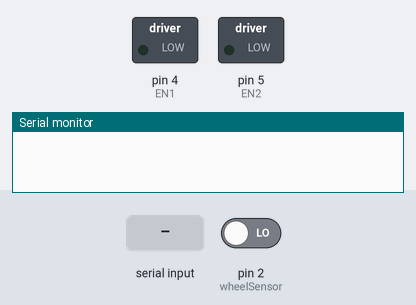
Simulated run of this sketch. Board: Arduino Mega 2560, built with avr-gcc and run on an emulated ATmega2560. On the bench: switched loads named in the sketch (green lamp = pin HIGH), the last lines printed to the serial monitor. The test bench sets the inputs (shaded band); at power-on: pin 2 (wheelSensor) LOW.

Above: at 1.2 s.
1.3 s: "f90\n" received over Serial
At 2.8 s:
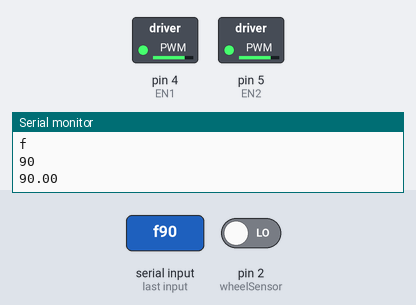
3.8 s: pin 2 (wheelSensor) driven HIGH
5.3 s: pin 2 (wheelSensor) driven LOW
Timing chart, 0 to 8.3 s (numbered marks = the images above; inputs shaded):
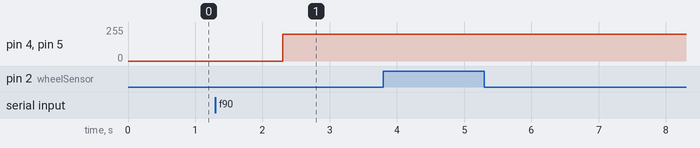

Measured:
- after the input at 1.3 s, pin 4 (EN1), pin 5 (EN2): 0/255 → 200/255 after 1.0 s

The sketch:

Accurate_Distance.ino
```cpp
#define IN1  22
#define IN2  23
#define IN3  24
#define IN4  25
#define EN1  4
#define EN2  5

#define wheelSensor 2
#define stepcount 28
const float wheel_Diameter = 64.5;

void setup() {
  Serial.begin(9600);
 }

char terminal_input[4];
char inChar;
byte index = 0;

void loop(){
     String str;
     while(Serial.available()){
      str = Serial.readString();
      Serial.println(str);
      char dir = str[0];
      String dis = str.substring(1,str.length());
      float distance = dis.toFloat();
      Serial.println(dir);
      Serial.println(dis);
      Serial.println(distance);

      if(dir == 'f'){
         forward_accurate_movement(CMtoSteps(distance));
        }else if( dir == 'b'){
          backward_accurate_movement(CMtoSteps(distance));
        }
     }
}

int CMtoSteps(float cm){
  int result;
  float circumference = (wheel_Diameter * 3.14) / 10;
  float cm_step = circumference / stepcount;
  float f_result = cm / cm_step;
  result = (int) f_result;
  return result;
}

volatile int slots_counts = 0;
boolean stateNew = LOW;
boolean stateOld = LOW;

void turn_left_90_degree(int pulses){
  slots_counts = 0;
  while(slots_counts < pulses ){
      turn_left(150);
      stateNew = digitalRead(wheelSensor);
      if (stateNew != stateOld){
        stateOld = stateNew;
        slots_counts ++;
        Serial.println(slots_counts);
        }
      }
  turn_left(0);
}

void forward_accurate_movement(int pulses){
  slots_counts = 0;
  while(slots_counts < pulses ){
      forward(200);
      stateNew = digitalRead(wheelSensor);
      if (stateNew != stateOld){
        stateOld = stateNew;
        slots_counts ++;
        Serial.println(slots_counts);
        }
      }
  forward(0);

}

void backward_accurate_movement(int pulses){
  slots_counts = 0;
  while(slots_counts < pulses ){
      backward(80);
      stateNew = digitalRead(wheelSensor);
      if (stateNew != stateOld){
        stateOld = stateNew;
        slots_counts ++;
        Serial.println(slots_counts);
        }
      }
  forward(0);
}
int forward(int speeder){
    digitalWrite(IN1,HIGH);
    digitalWrite(IN2,LOW);
    digitalWrite(IN3,HIGH);
    digitalWrite(IN4,LOW);
    analogWrite(EN1,speeder);
    analogWrite(EN2,speeder);
 }

 int backward(int speeder){
    digitalWrite(IN1,LOW);
    digitalWrite(IN2,HIGH);
    digitalWrite(IN3,LOW);
    digitalWrite(IN4,HIGH);
    analogWrite(EN1,speeder);
    analogWrite(EN2,speeder);
 }


 int turn_right(int speeder){
    digitalWrite(IN1,LOW);
    digitalWrite(IN2,HIGH);
    digitalWrite(IN3,HIGH);
    digitalWrite(IN4,LOW);
    analogWrite(EN1,speeder);
    analogWrite(EN2,speeder);
 }

 int turn_left(int speeder){
    digitalWrite(IN1,HIGH);
    digitalWrite(IN2,LOW);
    digitalWrite(IN3,LOW);
    digitalWrite(IN4,HIGH);
    analogWrite(EN1,speeder);
    analogWrite(EN2,speeder);
 }
```
